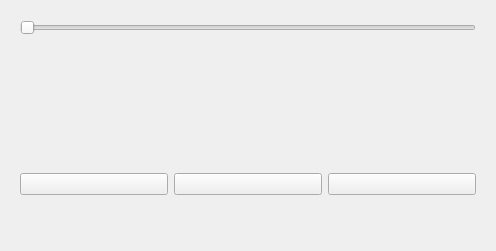
<?xml version="1.0" encoding="UTF-8"?>
<ui version="4.0">
 <class>mystatusWidget</class>
 <widget class="QWidget" name="mystatusWidget">
  <property name="geometry">
   <rect>
    <x>0</x>
    <y>0</y>
    <width>496</width>
    <height>251</height>
   </rect>
  </property>
  <property name="windowTitle">
   <string>Form</string>
  </property>
  <layout class="QVBoxLayout" name="verticalLayout_2">
   <item>
    <widget class="QWidget" name="widget" native="true">
     <layout class="QVBoxLayout" name="verticalLayout">
      <item>
       <widget class="QSlider" name="progress">
        <property name="orientation">
         <enum>Qt::Horizontal</enum>
        </property>
       </widget>
      </item>
      <item>
       <widget class="QLabel" name="timelabel">
        <property name="text">
         <string/>
        </property>
       </widget>
      </item>
     </layout>
    </widget>
   </item>
   <item>
    <widget class="QWidget" name="widget_2" native="true">
     <layout class="QHBoxLayout" name="horizontalLayout">
      <item>
       <widget class="QPushButton" name="backButton">
        <property name="text">
         <string/>
        </property>
        <property name="iconSize">
         <size>
          <width>50</width>
          <height>50</height>
         </size>
        </property>
       </widget>
      </item>
      <item>
       <widget class="QPushButton" name="stopButton">
        <property name="text">
         <string/>
        </property>
        <property name="iconSize">
         <size>
          <width>50</width>
          <height>50</height>
         </size>
        </property>
       </widget>
      </item>
      <item>
       <widget class="QPushButton" name="upButton">
        <property name="text">
         <string/>
        </property>
        <property name="iconSize">
         <size>
          <width>50</width>
          <height>50</height>
         </size>
        </property>
       </widget>
      </item>
     </layout>
    </widget>
   </item>
  </layout>
 </widget>
 <resources/>
 <connections/>
</ui>
